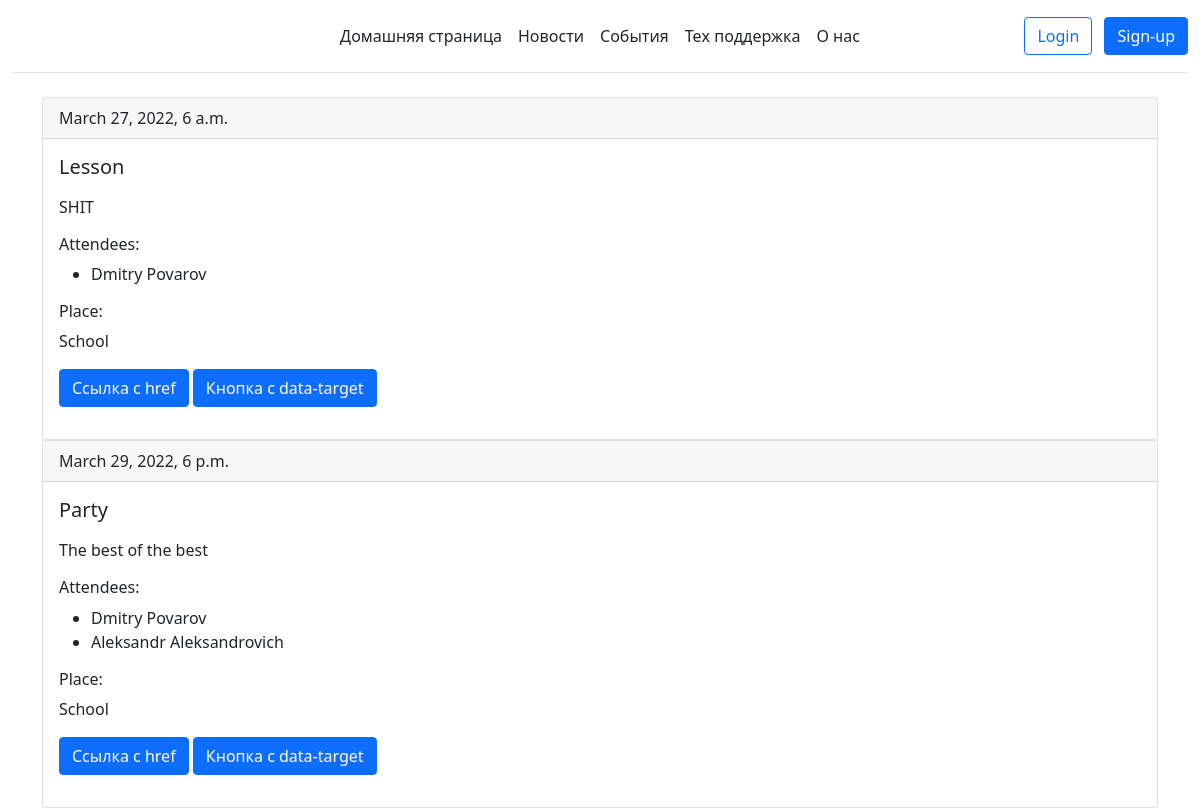
Screenshot of /events/ with the database file from the repository.
### events/models.py (models this page shows, shortened)
class Event(models.Model):
    name = models.CharField('Event name', max_length=50)
    event_date = models.DateTimeField('Event Date')
    venue = models.ForeignKey(Venue, blank=True, null=True, on_delete=models.CASCADE)
    manager = models.CharField(max_length=60)
    description = models.TextField(blank=True)
    attendees = models.ManyToManyField(MyClubUser, blank=True)

class MyClubUser(models.Model):
    first_name = models.CharField(max_length=20)
    last_name = models.CharField(max_length=20)
    email = models.EmailField('User Email')
    def __str__(self):
        return self.first_name + ' ' + self.last_name

class Venue(models.Model):
    name = models.CharField('Venue name', max_length=120)
    address = models.CharField(max_length=300)
    zip_code = models.CharField('Zip code', max_length=15)
    phone = models.CharField('Contact phone', max_length=50)
    web = models.URLField('Website Address')
    email = models.EmailField('Email', max_length=200)

### events/views.py (the view)
# urls.py: path('events/', views.all_events, name='list_event'),
def all_events(request):
    event_list = Event.objects.all()
    return render(request, 'events/events.html', {'event_list': event_list})

### members/templates/events/events.html (shortened to what this page needs)
{% extends 'base.html' %}
{% block content %}
    {% for event in event_list %}
        <div class="container-sm">
            <div class="card">
              <div class="card-header">
                {{ event.event_date }}
              </div>
              <div class="card-body">
                <h5 class="card-title">{{ event.name }}</h5>
                <p class="card-text">
                    <p>{{ event.description }} </p>
                    <h6> Attendees: </h6>
                    <ul>
                    {% for place in event.attendees.all %}
                        <li>{{ place }}</li>
                    {% endfor %}
                    </ul>
                    <h6> Place: </h6>
                    <p> {{ event.venue.name }} </p>
                </p>
                <p>
  <a class="btn btn-primary" data-bs-toggle="collapse" href="#collapseExample" role="button" aria-expanded="false" aria-controls="collapseExample">
    Ссылка с href
  </a>
  <button class="btn btn-primary" type="button" data-bs-toggle="collapse" data-bs-target="#collapseExample" aria-expanded="false" aria-controls="collapseExample">
    Кнопка с data-target
  </button>
</p>
              </div>
            </div>
        </div>
    {% endfor %}
{% endblock %}

### members/templates/base.html (shortened to what this page needs)
<!doctype html>
<html lang="ru">
<head>
    <link rel="stylesheet" href="https://cdn.jsdelivr.net/npm/bootstrap@5.1.3/dist/css/bootstrap.min.css">
</head>
<body>
    <div class="container-xxl">
        <header class="d-flex flex-wrap align-items-center justify-content-center justify-content-md-between py-3 mb-4 border-bottom">
            <a href="/" class="d-flex align-items-center col-md-3 mb-2 mb-md-0 text-dark text-decoration-none">
                <svg class="bi me-2" width="40" height="32" role="img" aria-label="Bootstrap"><use xlink:href="#bootstrap"></use></svg>
            </a>
        <ul class="nav col-12 col-md-auto mb-2 justify-content-center mb-md-0">
            <li><a href="{% url 'home' %}" class="nav-link px-2 link-dark">Домашняя страница</a></li>
            <li><a href="#" class="nav-link px-2 link-dark">Новости</a></li>
            <li><a href="{% url 'list_event' %}" class="nav-link px-2 link-dark">События</a></li>
            <li><a href="" class="nav-link px-2 link-dark">Тех поддержка</a></li>
            <li><a href="#" class="nav-link px-2 link-dark">О нас</a></li>
        </ul>
        {% if user.is_authenticated %}
            <div class="col-md-3 text-end">
                User: {{ user }}
                <a href="{% url 'logout' %}" type="button" class="btn btn-outline-primary me-2">Logout</a>
            </div>
        {% else %}
        <div class="col-md-3 text-end">
            <a href="{% url 'login' %}" type="button" class="btn btn-outline-primary me-2">Login</a>
            <a href="{% url 'register' %}" type="button" class="btn btn-primary">Sign-up</a>
        </div>
        {% endif %}
        </header>
    </div>
    {% block content %}{% endblock %}
</body>
</html>

### rows the page displays
Event: event_date "March 27, 2022, 6 a.m.", name "Lesson", description "SHIT", venue.name "School"
MyClubUser: first_name+last_name "Dmitry Povarov"
Event: event_date "March 29, 2022, 6 p.m.", name "Party", description "The best of the best", venue.name "School"
MyClubUser: first_name+last_name "Aleksandr Aleksandrovich"
